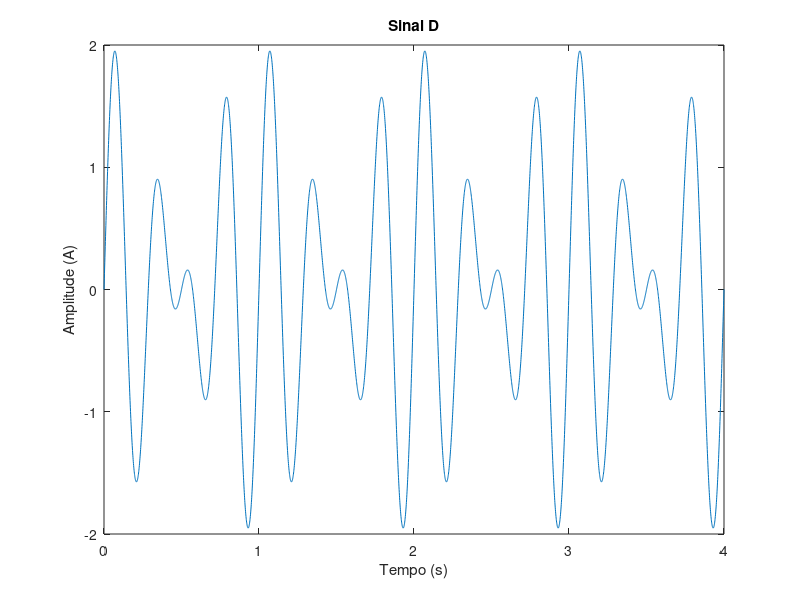

Source code (MATLAB):
%x(t)=A*sen(2pi*f0*t)    f0=frequencia    T=1/f0
ta=0.001;
f=gcd(3,4);
t=0:ta:(1/f*4);

x=sin(6*pi*t)+sin(8*pi*t);


plot(t,x);
figure(1)
xlabel("Tempo (s)")
ylabel("Amplitude (A)")
title("Sinal D")